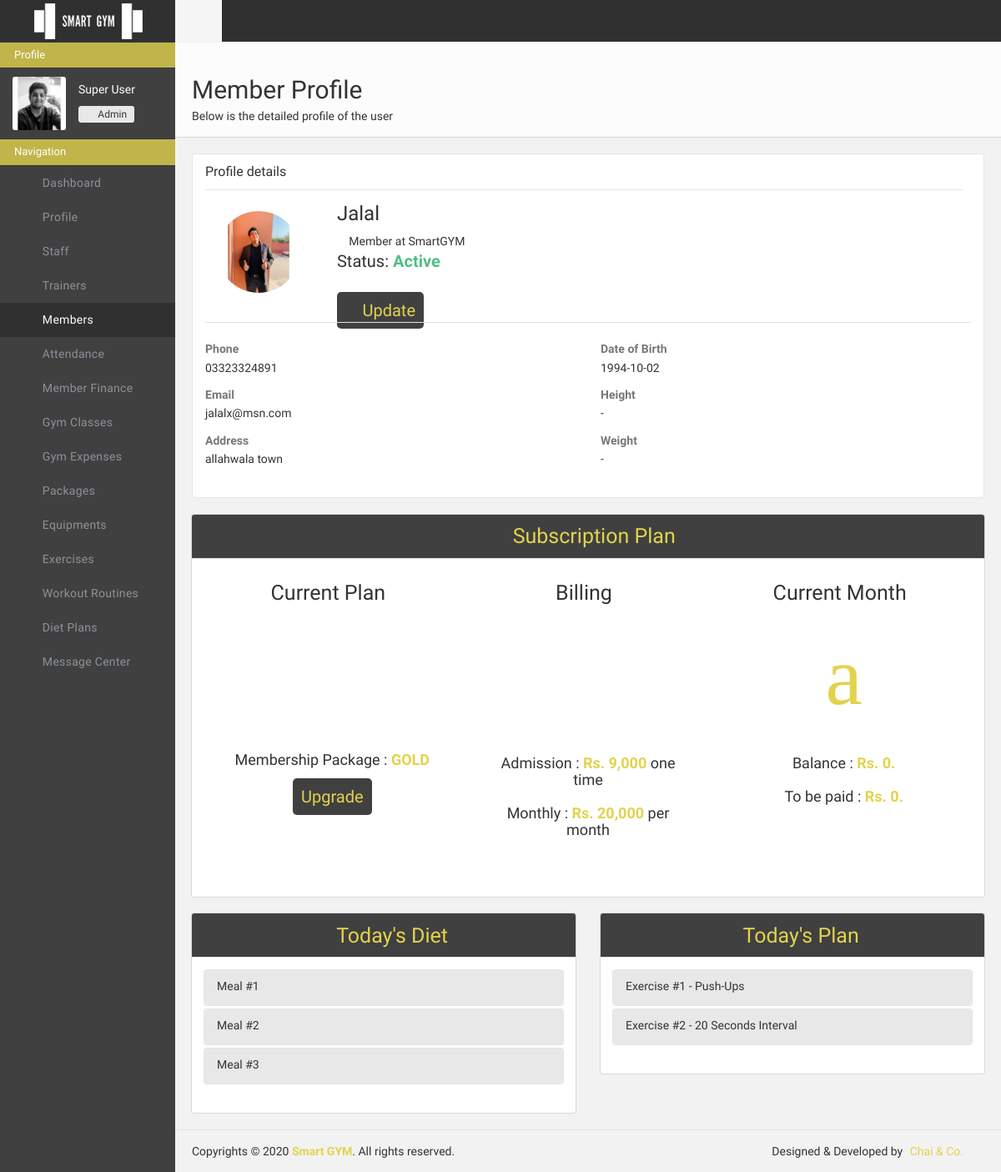
Before: /adminportal/membersprofile/mem1 (signed in) with the older database file.
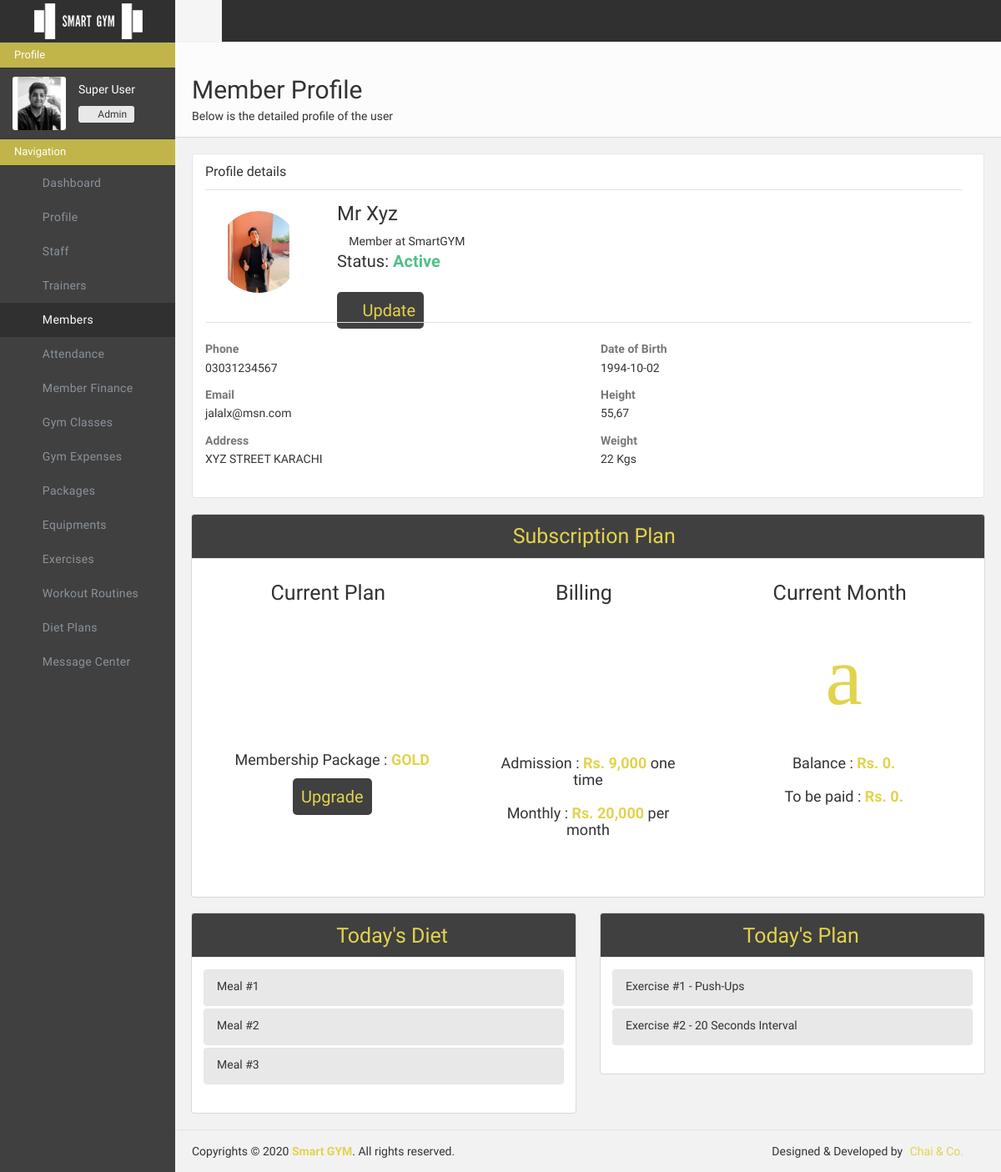
After: the same page with the newer database file.
### adminportal/models.py (models this page shows)
class MemberData(models.Model):
    member_id = models.CharField(max_length=500, primary_key=True, default="")
    member_package = models.CharField(max_length=500, default="pkg")
    member_img_name = models.CharField(max_length=500, default="mem.jpg")
    member_name = models.CharField(max_length=500, default="")
    member_email = models.CharField(max_length=500, unique=True, default="")
    member_password = models.CharField(max_length=500, default="admin5003")
    member_contact = models.CharField(max_length=500, default="")
    member_address = models.CharField(max_length=500, default="")
    member_dob = models.CharField(max_length=500, default="")
    member_height = models.CharField(max_length=500, default="")
    member_weight = models.CharField(max_length=500, default="")
    member_routine = models.CharField(max_length=500, default="rtn")
    member_diet = models.CharField(max_length=500, default="dt")
    member_status = models.CharField(max_length=500, default="Active")
    member_added_by = models.CharField(max_length=500, default="")
    member_added_on = models.CharField(max_length=500, default="")

### adminportal/views.py (the view)
# urls.py: path('membersprofile/<str:memid>', views.membersprofile, name="adminportal-membersprofile"),
def membersprofile(request, memid):
    if "userid" in request.session and request.session["userrole"] == "Admin" :
        params={"nodietexist":0, "noroutineexist":0}
        try:
            params["member"] = MemberData.objects.filter(member_id=memid)[0]
        except Exception:
            return redirect("/adminportal/members/")
        days = ("monday","tuesday","wednesday","thursday","friday","saturday","sunday")
        if params["member"].member_diet == "":
            params["nodietexist"] = 1
        else:
            diet = json.loads(DietData.objects.filter(diet_id = params["member"].member_diet)[0].diet_json)
            params["diet"] = diet[days[datetime.datetime.now().weekday()]]
        if params["member"].member_routine == "":
            params["noroutineexist"] = 1
        else:
            try:
                routine = json.loads(RoutineData.objects.filter(routine_id = params["member"].member_routine)[0].routine_json)
                params["routine"] = routine[days[datetime.datetime.now().weekday()]]
            except Exception:
                pass
            for exercise in params["routine"]:
                try:
                    params["routine"][exercise]["exname"] = ExerciseData.objects.filter(exercise_id = params["routine"][exercise]["exercise"])[0].exercise_name
                except Exception:
                    params["routine"][exercise]["exname"] = " - "
        package = PackageData.objects.filter(package_id = params["member"].member_package)[0]
        package_dict = {
            "name": package.package_name,
            "admission": '{:,}'.format(package.package_admission),
            "price": '{:,}'.format(package.package_price)
        }
        params["package"] = package_dict
        due_payment = FinanceData.objects.filter(finance_member_id=memid)[0]
        params["payment"] = {
            "due": '{:,}'.format(due_payment.finance_due),
            "balance": '{:,}'.format(due_payment.finance_balance)
        }
        return render(request, 'adminportal/memberprofile.html', params)
    else:
        return redirect('/adminportal/login/')

### adminportal/templates/adminportal/memberprofile.html (shortened to what the changed rows need)
{% load static %}
<!doctype html>
<html class="no-js">
    <head>
        <link href="{% static 'adminportal/css/icons.css'%}" rel="stylesheet" />
        <link href="{% static 'adminportal/css/bootstrap.css'%}" rel="stylesheet" />
        <link href="{% static 'adminportal/css/plugins.css'%}" rel="stylesheet" />
        <link href="{% static 'adminportal/css/main.css'%}" rel="stylesheet" />
        <link href="{% static 'adminportal/css/custom.css'%}" rel="stylesheet" />
    </head>
    <body>
        <div id="wrapper">
            <div class="page-content sidebar-page clearfix">
                <div class="page-content-wrapper">
                    <div class="page-content-inner">
                        <div id="page-header" class="clearfix">
                            <div class="page-header">
                                <h2>Member Profile</h2>
                            </div>
                        </div>
                        <div class="row">
                            <div class="col-lg-12 col-md-12 col-sm-12 col-xs-12">
                                <div class="panel panel-default plain">
                                    <div class="panel-body">
                                        <div class="row profile">
                                            <div class="col-md-2">
                                                <div class="profile-avatar">
                                                    <img src="/media/adminportal/member/{{member.member_img_name}}" class="col-md-12 col-lg-12 col-sm-12 col-xs-12" >
                                                    <p class="mt10" style="color: transparent;">
                                                        <span class="device">
                                    </span>
                                                    </p>
                                                </div>
                                            </div>
                                            <div class="col-md-8">
                                                <div class="profile-name">
                                                    <h3>{{member.member_name}}</h3>
                                                    <p class="job-title mb0"><i class="fa  fa-info-circle"></i> Member at SmartGYM</p>
                                                    <p class="balance" style="margin-bottom: 30px; font-size: 20px;">
                                                        Status:
                                                        {% if member.member_status == "Active" %}
                                                            <span class="text-success" style="font-size: 20px;">Active</span>
                                                        {% else %}
                                                            <span class="text-danger" style="font-size: 20px;">Inactive</span>
                                                        {% endif %}
                                                    </p>
                                                    <a href="/adminportal/membersprofileedit/{{member.member_id}}" style="" id="subcbtn"> <i class="l-basic-settings"></i> Update</a>
                                                </div>
                                            </div>
                                            <div class="col-md-12">
                                                <div class="contact-info bt">
                                                    <div class="row">
                                                        <div class="col-md-6">
                                                            <dl class="mt20">
                                                                <dt class="text-muted">Phone</dt>
                                                                <dd>{{member.member_contact}}</dd>
                                                                <dt class="text-muted">Email</dt>
                                                                <dd>{{member.member_email}}</dd>
                                                                <dt class="text-muted">Address</dt>
                                                                <dd>{{member.member_address}}</dd>
                                                            </dl>
                                                        </div>
                                                        <div class="col-md-6">
                                                            <dl class="mt20">
                                                                <dt class="text-muted">Date of Birth</dt>
                                                                <dd>{{member.member_dob}}</dd>
                                                                <dt class="text-muted">Height</dt>
                                                                {% if member.member_height == "" %}
                                                                    <dd>-</dd>
                                                                {% else %}
                                                                    <dd>{{member.member_height}}</dd>
                                                                {% endif %}
                                                                <dt class="text-muted">Weight</dt>
                                                                {% if member.member_weight == "" %}
                                                                    <dd>-</dd>
                                                                {% else %}
                                                                    <dd>{{member.member_weight}} Kgs</dd>
                                                                {% endif %}
                                                            </dl>
                                                        </div>
                                                    </div>
                                                </div>
                                            </div>
                                        </div>
                                    </div>
                                </div>
                            </div>
                        </div>
                        </div>
                    </div>
                </div>
            </div>
    </body>
</html>

Changed rows visible on the page:
changed MemberData "jalalx@msn.com": member_name "Jalal" → "Mr Xyz"; member_contact "03323324891" → "03031234567"; member_address "allahwala town" → "XYZ STREET KARACHI"; member_height (not shown) → "55,67"; member_weight (not shown) → "22"
Other visible differences:
text now shown: "Kgs"
